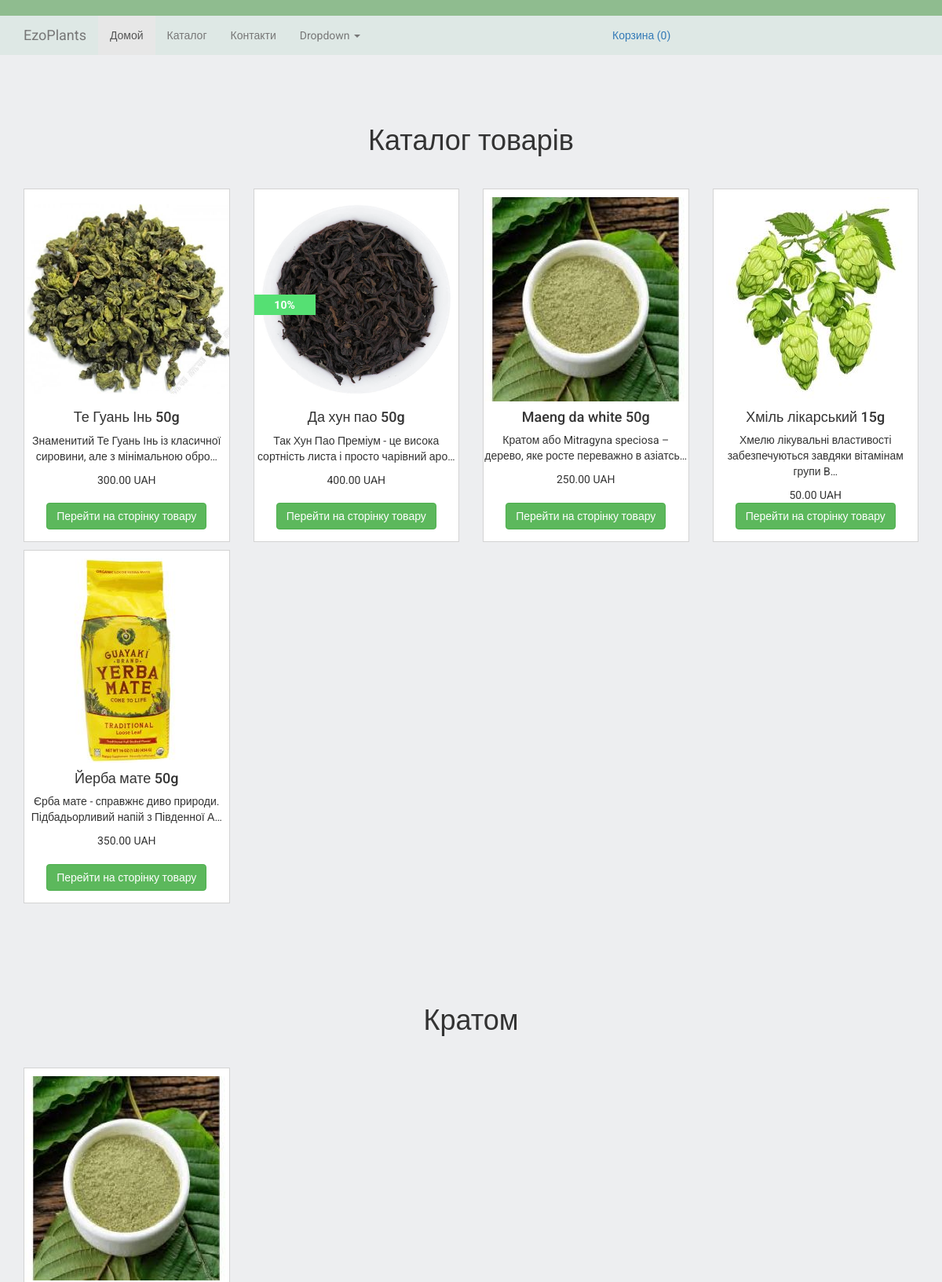
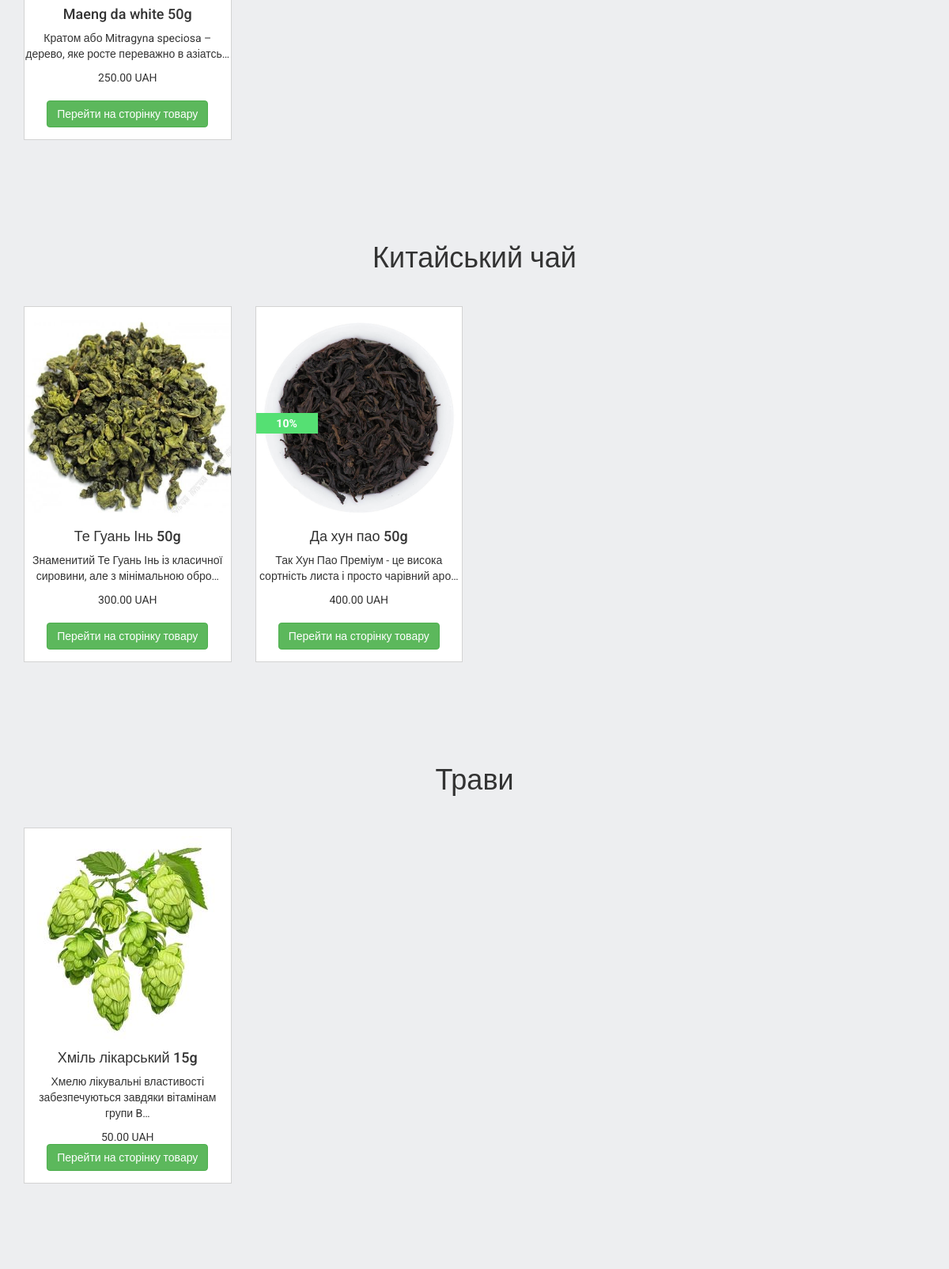
The page /all_products/ (upper part) on the database its author committed (2 pictures, top to bottom).
### products/models.py (models this page shows, shortened)
class ProductImage(models.Model):
    product = models.ForeignKey(Product, blank=True, null=True, default=None, on_delete=models.CASCADE)
    image = models.ImageField(upload_to='static/media/products_images/')
    is_main = models.BooleanField(default=False)
    is_active = models.BooleanField(default=True)
    created = models.DateTimeField(auto_now_add=True, auto_now=False)
    updated = models.DateTimeField(auto_now_add=False, auto_now=True)
    class Meta:
        verbose_name = 'Фотографія'
        verbose_name_plural = 'Фотографії'

class Product(models.Model):
    name = models.CharField(max_length=64, blank=True, null=True, default=None)
    price = models.DecimalField(max_digits=10, decimal_places=2, default=0)
    discount = models.IntegerField(default=0)
    category = models.ForeignKey(ProductCategory, blank=True, null=True, default=None, on_delete=models.CASCADE)
    short_description = models.TextField(blank=True, null=True, default=None)
    description = models.TextField(blank=True, null=True, default=None)
    is_active = models.BooleanField(default=True)
    created = models.DateTimeField(auto_now_add=True, auto_now=False)
    updated = models.DateTimeField(auto_now_add=False, auto_now=True)
    class Meta:
        verbose_name = 'Продукт'
        verbose_name_plural = 'Продукти'

### landing/views.py (the view)
# urls.py: path('all_products/', landing_views.all_products),
def all_products(request):
    products_images = ProductImage.objects.filter(is_active=True, is_main=True, product__is_active=True)
    products_images_kratom = products_images.filter(product__category_id=1)
    products_images_chinese_tea = products_images.filter(product__category_id=2)
    products_images_herbs = products_images.filter(product__category_id=3)
    products_images_mate = products_images.filter(product__category_id=4)
    return render(request, 'landing/all_products.html', locals())

### management_area/context_processors.py (called while the page is built)
def getting_privacy_policy(request):
    privacy_policy = PrivacyPolicy.objects.filter(is_active=True).last()
    return locals()

### orders/context_processors.py (called while the page is built)
def getting_basket_info(request):
    session_key = request.session.session_key
    if not session_key:
        request.session["session_key"] = 123
        request.session.cycle_key()
    products_in_basket = ProductInBasket.objects.filter(session_key=session_key, is_active=True, order__isnull=True)
    products_total_nmb = products_in_basket.count()
    return locals()

### templates/landing/all_products.html (shortened to what this page needs)
{% extends 'base.html' %}
{% load static %}
{% block content %}
    <div class="section-top">
        <div class="col-lg-12">
        </div>
    </div>
    <div class="section section1">
        <div class="container">
            <div class="row">
                <div class="col-lg-12">
                    <h1 class="text-center">
                        Каталог товарів
                    </h1>
                </div>
                {% for product_image in products_images %}
                    {% include 'landing/product_item.html' %}
                {% endfor %}
            </div>
        </div>
    </div>
    <div class="section section2 kratom-container">
        <div class="container">
            <div class="row">
                <div class="col-lg-12">
                    <h1 class="text-center">
                        Кратом
                    </h1>
                </div>
                {% for product_image in products_images_kratom %}
                    {% include 'landing/product_item.html' %}
                {% endfor %}
            </div>
        </div>
    </div>
    <div class="section section3 chinatea-container">
        <div class="container">
            <div class="row">
                <div class="col-lg-12">
                    <h1 class="text-center">
                        Китайський чай
                    </h1>
                </div>
                {% for product_image in products_images_chinese_tea %}
                    {% include 'landing/product_item.html' %}
                {% endfor %}
            </div>
        </div>
    </div>
    <div class="section section4 herbs-container">
        <div class="container">
            <div class="row">
                <div class="col-lg-12">
                    <h1 class="text-center">
                        Трави
                    </h1>
                </div>
                {% for product_image in products_images_herbs %}
                    {% include 'landing/product_item.html' %}
                {% endfor %}
            </div>
        </div>
    </div>
    <div class="section section5 mate-container">
    </div>
{% endblock %}

### templates/landing/product_item.html
<div class="col-lg-3">
    <div class="product-item">
        <div>
            <a href="{% url 'product' product_image.product.id %}">
                <img src="{{ product_image.image.url }}" class="img-responsive">
            </a>
        </div>
        {% if product_image.product.discount %}
            <div class="discount-container">
                <span>{{ product_image.product.discount }}%</span>
            </div>
        {% endif %}
        <h4>{{ product_image.product.name }}</h4>
        <p>
            {{ product_image.product.description|truncatechars_html:70 }}
        </p>
        <div>
            {{ product_image.product.price }} UAH
        </div>
        <div class="add-to-card-btn">
            <a href="{% url 'product' product_image.product.id %}">
                <button class="btn btn-success">
                    Перейти на сторінку товару
                </button>
            </a>
        </div>
    </div>
</div>

### static/static_dev/css/style5.css (style rules this page uses)
html, body { height: 100%; max-height: 100%; font-family: 'Roboto', sans-serif; background-color: #edeef0; }
.section-top { margin-bottom: 20px }
.section { padding: 50px 0; }
.section h1 { margin-bottom: 40px; }
.product-item { height: 450px; background-color: white; border: 1px solid lightgrey; position: relative; padding: 10px 0 10px 0; text-align: center; margin-bottom: 10px; }
.add-to-card-btn { position: absolute; bottom: 15px; left: 50%; transform: translateX(-50%); }
.discount-container { position: absolute; top: 30%; background: #55e073; width: 30%; color: white; font-weight: 700; padding: 3px; }

### rows shown on the page
ProductImage: image (picture), product.name "Те Гуань Інь 50g", product.description "Знаменитий Те Гуань Інь із класичної сировини, але з мінімальною обро…", product.price "300.00"
ProductImage: image (picture), product.discount "10", product.name "Да хун пао 50g", product.description "Так Хун Пао Преміум - це висока сортність листа і просто чарівний аро…", product.price "400.00"
ProductImage: image (picture), product.name "Maeng da white 50g", product.description "Кратом або Mitragyna speciosa – дерево, яке росте переважно в азіатсь…", product.price "250.00"
ProductImage: image (picture), product.name "Хміль лікарський 15g", product.description "Хмелю лікувальні властивості забезпечуються завдяки вітамінам групи B…", product.price "50.00"
ProductImage: image (picture), product.name "Йерба мате 50g", product.description "Єрба мате - справжнє диво природи. Підбадьорливий напій з Південної А…", product.price "350.00"
